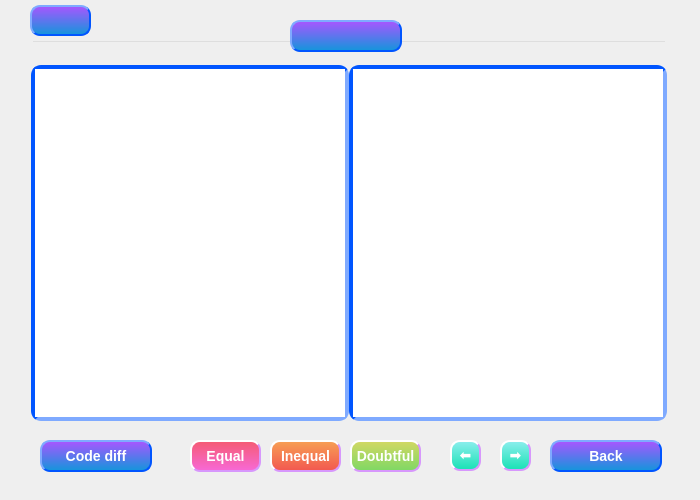
<?xml version="1.0" encoding="UTF-8"?>
<ui version="4.0">
 <class>ComparePage</class>
 <widget class="QWidget" name="ComparePage">
  <property name="geometry">
   <rect>
    <x>0</x>
    <y>0</y>
    <width>700</width>
    <height>500</height>
   </rect>
  </property>
  <property name="windowTitle">
   <string>Form</string>
  </property>
  <widget class="QListWidget" name="w1">
   <property name="geometry">
    <rect>
     <x>31</x>
     <y>65</y>
     <width>318</width>
     <height>356</height>
    </rect>
   </property>
   <property name="styleSheet">
    <string notr="true">color:#838B8B; /*文字颜色*/
    border-style:inset; /*边框风格*/
    border-width:4px;/*边框宽度*/
    border-color:#0055ff; /*边框颜色*/
    border-radius:10px; /*边框倒角*/
    font:bold 12px; /*字体*/
    font-family: Segoe UI;
    min-width:100px;/*控件最小宽度*/
    min-height:20px;/*控件最小高度*/

</string>
   </property>
  </widget>
  <widget class="QListWidget" name="w2">
   <property name="geometry">
    <rect>
     <x>349</x>
     <y>65</y>
     <width>318</width>
     <height>356</height>
    </rect>
   </property>
   <property name="styleSheet">
    <string notr="true">color:#838B8B; /*文字颜色*/
    border-style:inset; /*边框风格*/
    border-width:4px;/*边框宽度*/
    border-color:#0055ff; /*边框颜色*/
    border-radius:10px; /*边框倒角*/
    font:bold 12px; /*字体*/
    font-family: Segoe UI;
    min-width:100px;/*控件最小宽度*/
    min-height:20px;/*控件最小高度*/

</string>
   </property>
  </widget>
  <widget class="QPushButton" name="CloseBtn">
   <property name="geometry">
    <rect>
     <x>550</x>
     <y>440</y>
     <width>112</width>
     <height>32</height>
    </rect>
   </property>
   <property name="styleSheet">
    <string notr="true">QPushButton
{
    color:#ffffff; /*文字颜色*/
    background-color:qlineargradient(x1: 0, y1: 0, x2: 0, y2: 1, stop:0 #aa55ff, stop: 1 #1296db);/*背景色*/
    border-style:outset; /*边框风格*/
    border-width:2px;/*边框宽度*/
    border-color:#0055ff; /*边框颜色*/
    border-radius:10px; /*边框倒角*/
    font:bold 14px; /*字体*/
    font-family: Segoe UI;
    min-width:100px;/*控件最小宽度*/
    min-height:20px;/*控件最小高度*/
    padding:4px;/*内边距*/
}
QPushButton:hover
{
    color:#ffffff; /*文字颜色*/
    background-color:qlineargradient(x1: 0, y1: 0, x2: 0, y2: 1, stop:0 #ff55ff, stop: 1 #1296db);/*背景色*/
    border-style:outset; /*边框风格*/
    border-width:2px;/*边框宽度*/
    border-color:#0055ff; /*边框颜色*/
    border-radius:10px; /*边框倒角*/
    font:bold 14px; /*字体*/
    font-family: Segoe UI;
    min-width:100px;/*控件最小宽度*/
    min-height:20px;/*控件最小高度*/
    padding:4px;/*内边距*/
}
QPushButton:pressed
{
    color:#ffffff; /*文字颜色*/
    background-color:qlineargradient(x1: 0, y1: 0, x2: 0, y2: 1, stop:0 #ff55ff, stop: 1 #aa00ff);/*背景色*/
    border-style:outset; /*边框风格*/
    border-width:2px;/*边框宽度*/
    border-color:#0055ff; /*边框颜色*/
    border-radius:10px; /*边框倒角*/
    font:bold 14px; /*字体*/
    font-family: Segoe UI;
    min-width:100px;/*控件最小宽度*/
    min-height:20px;/*控件最小高度*/
    padding:4px;/*内边距*/
}</string>
   </property>
   <property name="text">
    <string>Back</string>
   </property>
  </widget>
  <widget class="QPushButton" name="CompareBtn">
   <property name="geometry">
    <rect>
     <x>40</x>
     <y>440</y>
     <width>112</width>
     <height>32</height>
    </rect>
   </property>
   <property name="styleSheet">
    <string notr="true">QPushButton
{
    color:#ffffff; /*文字颜色*/
    background-color:qlineargradient(x1: 0, y1: 0, x2: 0, y2: 1, stop:0 #aa55ff, stop: 1 #1296db);/*背景色*/
    border-style:outset; /*边框风格*/
    border-width:2px;/*边框宽度*/
    border-color:#0055ff; /*边框颜色*/
    border-radius:10px; /*边框倒角*/
    font:bold 14px; /*字体*/
    font-family: Segoe UI;
    min-width:100px;/*控件最小宽度*/
    min-height:20px;/*控件最小高度*/
    padding:4px;/*内边距*/
}
QPushButton:hover
{
    color:#ffffff; /*文字颜色*/
    background-color:qlineargradient(x1: 0, y1: 0, x2: 0, y2: 1, stop:0 #ff55ff, stop: 1 #1296db);/*背景色*/
    border-style:outset; /*边框风格*/
    border-width:2px;/*边框宽度*/
    border-color:#0055ff; /*边框颜色*/
    border-radius:10px; /*边框倒角*/
    font:bold 14px; /*字体*/
    font-family: Segoe UI;
    min-width:100px;/*控件最小宽度*/
    min-height:20px;/*控件最小高度*/
    padding:4px;/*内边距*/
}
QPushButton:pressed
{
    color:#ffffff; /*文字颜色*/
    background-color:qlineargradient(x1: 0, y1: 0, x2: 0, y2: 1, stop:0 #ff55ff, stop: 1 #aa00ff);/*背景色*/
    border-style:outset; /*边框风格*/
    border-width:2px;/*边框宽度*/
    border-color:#0055ff; /*边框颜色*/
    border-radius:10px; /*边框倒角*/
    font:bold 14px; /*字体*/
    font-family: Segoe UI;
    min-width:100px;/*控件最小宽度*/
    min-height:20px;/*控件最小高度*/
    padding:4px;/*内边距*/
}</string>
   </property>
   <property name="text">
    <string>Code diff</string>
   </property>
  </widget>
  <widget class="QPushButton" name="Equal">
   <property name="geometry">
    <rect>
     <x>190</x>
     <y>440</y>
     <width>71</width>
     <height>32</height>
    </rect>
   </property>
   <property name="styleSheet">
    <string notr="true">QPushButton
{
    color:#ffffff; /*文字颜色*/
    background-color:qlineargradient(x1: 0, y1: 0, x2: 0, y2: 1, stop:0 #f55b73, stop: 1 #f769d7);/*背景色*/
    border-style:outset; /*边框风格*/
    border-width:2px;/*边框宽度*/
    border-color:#d797fc; /*边框颜色*/
    border-radius:10px; /*边框倒角*/
    font:bold 14px; /*字体*/
    font-family: Segoe UI;
    padding:4px;/*内边距*/
}
QPushButton:hover
{
    color:#ffffff; /*文字颜色*/
    background-color:qlineargradient(x1: 0, y1: 0, x2: 0, y2: 1, stop:0 #aa55ff, stop: 1 #1296db);/*背景色*/
    border-style:outset; /*边框风格*/
    border-width:2px;/*边框宽度*/
    border-color:#0055ff; /*边框颜色*/
    border-radius:10px; /*边框倒角*/
    font:bold 14px; /*字体*/
    font-family: Segoe UI;
    padding:4px;/*内边距*/
}
QPushButton:pressed
{
        color:#ffffff; /*文字颜色*/
    background-color:qlineargradient(x1: 0, y1: 0, x2: 0, y2: 1, stop:0 #aa55ff, stop: 1 #1296db);/*背景色*/
    border-style:outset; /*边框风格*/
    border-width:2px;/*边框宽度*/
    border-color:#0055ff; /*边框颜色*/
    border-radius:10px; /*边框倒角*/
    font:bold 14px; /*字体*/
    font-family: Segoe UI;
    padding:4px;/*内边距*/
}</string>
   </property>
   <property name="text">
    <string>Equal</string>
   </property>
  </widget>
  <widget class="QPushButton" name="Inequal">
   <property name="geometry">
    <rect>
     <x>270</x>
     <y>440</y>
     <width>71</width>
     <height>32</height>
    </rect>
   </property>
   <property name="styleSheet">
    <string notr="true">QPushButton
{
    color:#ffffff; /*文字颜色*/
    background-color:qlineargradient(x1: 0, y1: 0, x2: 0, y2: 1, stop:0 #f7a055, stop: 1 #f25750);/*背景色*/
    border-style:outset; /*边框风格*/
    border-width:2px;/*边框宽度*/
    border-color:#d797fc; /*边框颜色*/
    border-radius:10px; /*边框倒角*/
    font:bold 14px; /*字体*/
    font-family: Segoe UI;
    padding:4px;/*内边距*/
}
QPushButton:hover
{
    color:#ffffff; /*文字颜色*/
    background-color:qlineargradient(x1: 0, y1: 0, x2: 0, y2: 1, stop:0 #aa55ff, stop: 1 #1296db);/*背景色*/
    border-style:outset; /*边框风格*/
    border-width:2px;/*边框宽度*/
    border-color:#0055ff; /*边框颜色*/
    border-radius:10px; /*边框倒角*/
    font:bold 14px; /*字体*/
    font-family: Segoe UI;
    padding:4px;/*内边距*/
}
QPushButton:pressed
{
        color:#ffffff; /*文字颜色*/
    background-color:qlineargradient(x1: 0, y1: 0, x2: 0, y2: 1, stop:0 #aa55ff, stop: 1 #1296db);/*背景色*/
    border-style:outset; /*边框风格*/
    border-width:2px;/*边框宽度*/
    border-color:#0055ff; /*边框颜色*/
    border-radius:10px; /*边框倒角*/
    font:bold 14px; /*字体*/
    font-family: Segoe UI;
    padding:4px;/*内边距*/
}</string>
   </property>
   <property name="text">
    <string>Inequal</string>
   </property>
  </widget>
  <widget class="QPushButton" name="Doubtful">
   <property name="geometry">
    <rect>
     <x>350</x>
     <y>440</y>
     <width>71</width>
     <height>32</height>
    </rect>
   </property>
   <property name="styleSheet">
    <string notr="true">QPushButton
{
    color:#ffffff; /*文字颜色*/
    background-color:qlineargradient(x1: 0, y1: 0, x2: 0, y2: 1, stop:0 #d3d864, stop: 1 #7ed864);/*背景色*/
    border-style:outset; /*边框风格*/
    border-width:2px;/*边框宽度*/
    border-color:#d797fc; /*边框颜色*/
    border-radius:10px; /*边框倒角*/
    font:bold 14px; /*字体*/
    font-family: Segoe UI;
    padding:4px;/*内边距*/
}
QPushButton:hover
{
    color:#ffffff; /*文字颜色*/
    background-color:qlineargradient(x1: 0, y1: 0, x2: 0, y2: 1, stop:0 #aa55ff, stop: 1 #1296db);/*背景色*/
    border-style:outset; /*边框风格*/
    border-width:2px;/*边框宽度*/
    border-color:#0055ff; /*边框颜色*/
    border-radius:10px; /*边框倒角*/
    font:bold 14px; /*字体*/
    font-family: Segoe UI;
    padding:4px;/*内边距*/
}
QPushButton:pressed
{
        color:#ffffff; /*文字颜色*/
    background-color:qlineargradient(x1: 0, y1: 0, x2: 0, y2: 1, stop:0 #aa55ff, stop: 1 #1296db);/*背景色*/
    border-style:outset; /*边框风格*/
    border-width:2px;/*边框宽度*/
    border-color:#0055ff; /*边框颜色*/
    border-radius:10px; /*边框倒角*/
    font:bold 14px; /*字体*/
    font-family: Segoe UI;
    padding:4px;/*内边距*/
}</string>
   </property>
   <property name="text">
    <string>Doubtful</string>
   </property>
  </widget>
  <widget class="QPushButton" name="Next">
   <property name="geometry">
    <rect>
     <x>500</x>
     <y>440</y>
     <width>31</width>
     <height>31</height>
    </rect>
   </property>
   <property name="styleSheet">
    <string notr="true">QPushButton
{
    color:#ffffff; /*文字颜色*/
    background-color:qlineargradient(x1: 0, y1: 0, x2: 0, y2: 1, stop:0 #8DEEEE, stop: 1 #18e2b4);/*背景色*/
    border-style:outset; /*边框风格*/
    border-width:2px;/*边框宽度*/
    border-color:#d797fc; /*边框颜色*/
    border-radius:10px; /*边框倒角*/
    font:bold 14px; /*字体*/
    font-family: Segoe UI;
    padding:4px;/*内边距*/
}
QPushButton:hover
{
    color:#ffffff; /*文字颜色*/
    background-color:qlineargradient(x1: 0, y1: 0, x2: 0, y2: 1, stop:0 #aa55ff, stop: 1 #1296db);/*背景色*/
    border-style:outset; /*边框风格*/
    border-width:2px;/*边框宽度*/
    border-color:#0055ff; /*边框颜色*/
    border-radius:10px; /*边框倒角*/
    font:bold 14px; /*字体*/
    font-family: Segoe UI;
    padding:4px;/*内边距*/
}
QPushButton:pressed
{
        color:#ffffff; /*文字颜色*/
    background-color:qlineargradient(x1: 0, y1: 0, x2: 0, y2: 1, stop:0 #aa55ff, stop: 1 #1296db);/*背景色*/
    border-style:outset; /*边框风格*/
    border-width:2px;/*边框宽度*/
    border-color:#0055ff; /*边框颜色*/
    border-radius:10px; /*边框倒角*/
    font:bold 14px; /*字体*/
    font-family: Segoe UI;
    padding:4px;/*内边距*/
}</string>
   </property>
   <property name="text">
    <string>➡︎</string>
   </property>
  </widget>
  <widget class="QPushButton" name="Before">
   <property name="geometry">
    <rect>
     <x>450</x>
     <y>440</y>
     <width>31</width>
     <height>31</height>
    </rect>
   </property>
   <property name="styleSheet">
    <string notr="true">QPushButton
{
    color:#ffffff; /*文字颜色*/
    background-color:qlineargradient(x1: 0, y1: 0, x2: 0, y2: 1, stop:0 #8DEEEE, stop: 1 #18e2b4);/*背景色*/
    border-style:outset; /*边框风格*/
    border-width:2px;/*边框宽度*/
    border-color:#d797fc; /*边框颜色*/
    border-radius:10px; /*边框倒角*/
    font:bold 14px; /*字体*/
    font-family: Segoe UI;
    padding:4px;/*内边距*/
}
QPushButton:hover
{
    color:#ffffff; /*文字颜色*/
    background-color:qlineargradient(x1: 0, y1: 0, x2: 0, y2: 1, stop:0 #aa55ff, stop: 1 #1296db);/*背景色*/
    border-style:outset; /*边框风格*/
    border-width:2px;/*边框宽度*/
    border-color:#0055ff; /*边框颜色*/
    border-radius:10px; /*边框倒角*/
    font:bold 14px; /*字体*/
    font-family: Segoe UI;
    padding:4px;/*内边距*/
}
QPushButton:pressed
{
        color:#ffffff; /*文字颜色*/
    background-color:qlineargradient(x1: 0, y1: 0, x2: 0, y2: 1, stop:0 #aa55ff, stop: 1 #1296db);/*背景色*/
    border-style:outset; /*边框风格*/
    border-width:2px;/*边框宽度*/
    border-color:#0055ff; /*边框颜色*/
    border-radius:10px; /*边框倒角*/
    font:bold 14px; /*字体*/
    font-family: Segoe UI;
    padding:4px;/*内边距*/
}</string>
   </property>
   <property name="text">
    <string>⬅︎</string>
   </property>
  </widget>
  <widget class="QLineEdit" name="Num">
   <property name="geometry">
    <rect>
     <x>30</x>
     <y>5</y>
     <width>61</width>
     <height>31</height>
    </rect>
   </property>
   <property name="styleSheet">
    <string notr="true">
    color:#ffffff; /*文字颜色*/
    background-color:qlineargradient(x1: 0, y1: 0, x2: 0, y2: 1, stop:0 #aa55ff, stop: 1 #1296db);/*背景色*/
    border-style:outset; /*边框风格*/
    border-width:2px;/*边框宽度*/
    border-color:#0055ff; /*边框颜色*/
    border-radius:10px; /*边框倒角*/
    font:bold 14px; /*字体*/
    font-family: Segoe UI;
    padding:4px;/*内边距*/
</string>
   </property>
   <property name="alignment">
    <set>Qt::AlignCenter</set>
   </property>
  </widget>
  <widget class="QLineEdit" name="File1">
   <property name="geometry">
    <rect>
     <x>31</x>
     <y>40</y>
     <width>318</width>
     <height>21</height>
    </rect>
   </property>
   <property name="styleSheet">
    <string notr="true">color:grey;
font:bold 12px;
background:transparent;
border-width:0;
border-style:outset；


</string>
   </property>
   <property name="alignment">
    <set>Qt::AlignCenter</set>
   </property>
  </widget>
  <widget class="QLineEdit" name="File2">
   <property name="geometry">
    <rect>
     <x>349</x>
     <y>40</y>
     <width>318</width>
     <height>21</height>
    </rect>
   </property>
   <property name="styleSheet">
    <string notr="true">color:grey;
font:bold 12px;
background:transparent;
border-width:0;
border-style:outset；
</string>
   </property>
   <property name="alignment">
    <set>Qt::AlignCenter</set>
   </property>
  </widget>
  <widget class="QPushButton" name="Re">
   <property name="geometry">
    <rect>
     <x>290</x>
     <y>20</y>
     <width>112</width>
     <height>32</height>
    </rect>
   </property>
   <property name="styleSheet">
    <string notr="true">QPushButton
{
    color:#ffffff; /*文字颜色*/
    background-color:qlineargradient(x1: 0, y1: 0, x2: 0, y2: 1, stop:0 #aa55ff, stop: 1 #1296db);/*背景色*/
    border-style:outset; /*边框风格*/
    border-width:2px;/*边框宽度*/
    border-color:#0055ff; /*边框颜色*/
    border-radius:10px; /*边框倒角*/
    font:bold 14px; /*字体*/
    font-family: Segoe UI;
    min-width:100px;/*控件最小宽度*/
    min-height:20px;/*控件最小高度*/
    padding:4px;/*内边距*/
}
QPushButton:hover
{
    color:#ffffff; /*文字颜色*/
    background-color:qlineargradient(x1: 0, y1: 0, x2: 0, y2: 1, stop:0 #ff55ff, stop: 1 #1296db);/*背景色*/
    border-style:outset; /*边框风格*/
    border-width:2px;/*边框宽度*/
    border-color:#0055ff; /*边框颜色*/
    border-radius:10px; /*边框倒角*/
    font:bold 14px; /*字体*/
    font-family: Segoe UI;
    min-width:100px;/*控件最小宽度*/
    min-height:20px;/*控件最小高度*/
    padding:4px;/*内边距*/
}
QPushButton:pressed
{
    color:#ffffff; /*文字颜色*/
    background-color:qlineargradient(x1: 0, y1: 0, x2: 0, y2: 1, stop:0 #ff55ff, stop: 1 #aa00ff);/*背景色*/
    border-style:outset; /*边框风格*/
    border-width:2px;/*边框宽度*/
    border-color:#0055ff; /*边框颜色*/
    border-radius:10px; /*边框倒角*/
    font:bold 14px; /*字体*/
    font-family: Segoe UI;
    min-width:100px;/*控件最小宽度*/
    min-height:20px;/*控件最小高度*/
    padding:4px;/*内边距*/
}</string>
   </property>
   <property name="text">
    <string/>
   </property>
  </widget>
 </widget>
 <resources/>
 <connections/>
</ui>
